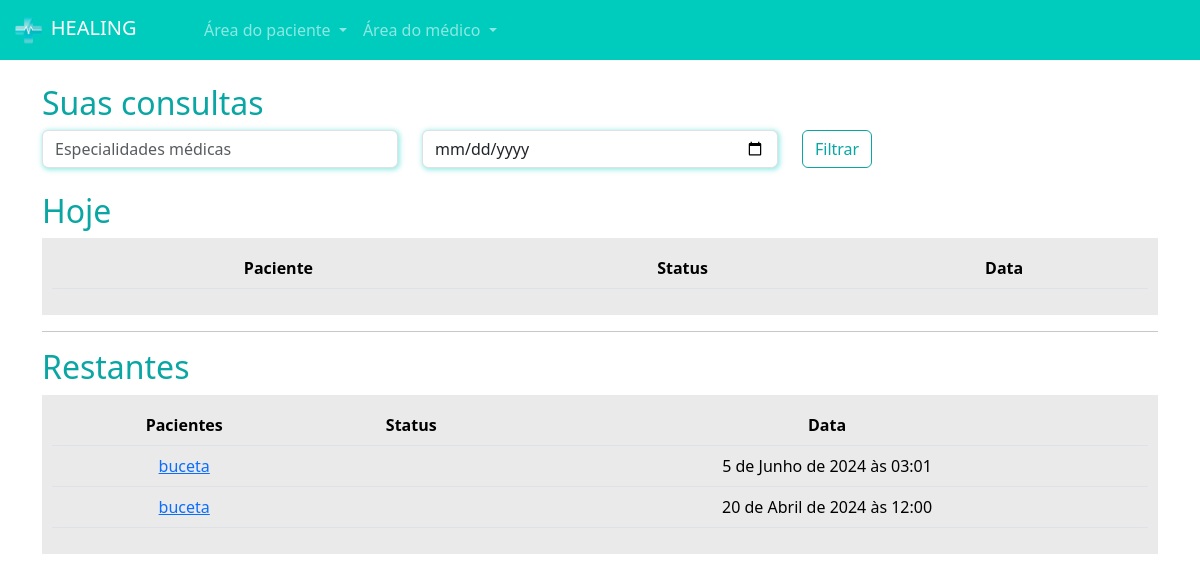
Page /medicos/consultas_medico/ (signed in) on the committed database.
### paciente/models.py (models this page shows, shortened)
class consulta(models.Model):
    status_choices =(
            ( 'A', 'Aguendada'),
            ( 'F', 'Finalizada'),
            ( 'C', 'Cancelada'),
            ( 'I', 'Iniciada'),
            ('AV', 'Avaliada'),
    )
    paciente = models.ForeignKey(User, on_delete=models.DO_NOTHING)
    data_aberta = models.ForeignKey(medico_datas, on_delete=models.DO_NOTHING)
    status = models.CharField(max_length=100)
    link = models.URLField(null=True, blank=True)

### medico/models.py (models this page shows)
class medico_datas(models.Model):
    data = models.DateTimeField()
    user = models.ForeignKey(User, on_delete=models.DO_NOTHING)
    agendado = models.BooleanField(default=False)

### medico/views.py (the view)
# urls.py: path('consultas_medico/', views.consultas_medico, name="consultas_medico"),
def consultas_medico(request):
    if not is_medico(request.user):
        messages.add_message(request, constants.WARNING, 'Voce não possui um cadastro medico')
        return redirect('/usuarios/sair')
    hoje = datetime.now().date()
    consultas_hoje = consulta
    consultas_hoje = consulta.objects.filter(data_aberta__user = request.user).filter(data_aberta__data__gte=hoje).filter(data_aberta__data__lt=hoje + timedelta(days=1))
    consultas_restantes = consulta.objects.exclude(id__in=consultas_hoje.values('id'))
    if request.method == 'GET':
       especialidades_filtrar = request.GET.get('especialidades')
       datas_filtrar = request.GET.get('datas')
       medicos = DadosMedico.objects.all()
       if especialidades_filtrar:
           especialidades = medicos.filter(especialidade_id__in=especialidades_filtrar)
       if datas_filtrar:
           medicos = medicos.filter(medico_datas__data__in=datas_filtrar)
       especialidades = Especialidades.objects.all()
    return render(request, 'consultas_medico.html', {'consultas_hoje': consultas_hoje, 'consultas_restantes': consultas_restantes, 'medicos': medicos, 'especialidades': especialidades, 'is_medico': is_medico(request.user)})

### medico/models.py (called while the page is built)
def is_medico(user):
    return DadosMedico.objects.filter(user=user).exists()

### medico/templates/consultas_medico.html (shortened to what this page needs)
{% extends "base.html" %}
{% load static %}
{% block 'head' %}
 <link rel="stylesheet" href="{% static 'medicos/css/abrir_horario.css' %}">
 <link rel="stylesheet" href="{% static 'usuarios/css/usuarios.css' %}">
 <link rel="stylesheet" href="{% static 'medicos/css/cadastro_medico.css' %}">
 <link rel="stylesheet" href="{% static 'pacientes/css/home.css' %}">
 <link rel="stylesheet" href="https://cdn.jsdelivr.net/npm/bootstrap-icons@1.11.3/font/bootstrap-icons.min.css">
{% endblock 'head' %}
{% block 'body' %}
{%include 'parcial/navbar.html' %}
 <div class="container">
 <br>
 <h2><span class="color-dark">Suas consultas</span></h2>
 <div class="row">
 <div class="col-md">
<form action="{% url  'consultas_medico' %}"  post="GET">
 <input type="text" name="especialidades" id="{{id.especialidade}}" class="form-control shadow-main-color" placeholder="Especialidades médicas">
 </div>
 <div class="col-md">
 <input type="date" name="data" id="" class="form-control shadow-main-color" placeholder="Data da consulta">
 </div>
 <div class="col-md">
 <input type="submit" value="Filtrar" class="btn btn-dark-color-outline">
 </div>
 </div>
 <br>
 <h2><span class="color-dark">Hoje</span></h2>
 <div class="list-minhas-consultas">
 <table class="table">
 <thead>
 <tr>
 <th scope="col">Paciente</th>
 <th scope="col">Status</th>
 <th scope="col">Data</th>
 </tr>
 </thead>
 </table>
 </div>
 <hr>
 <h2><span class="color-dark">Restantes</span></h2>
 <div class="list-minhas-consultas">
 <table class="table">
 <thead>
 <tr>
 <th scope="col">Pacientes</th>
 <th scope="col">Status</th>
 <th scope="col">Data</th>
 </tr>
 </thead>
 <tbody>
 {% for consulta in consultas_restantes %}
 <tr>
 <td><a href="">{{consulta.paciente}}</a></td>
 <td>{{consulta.get_status_display}}</td>
 <td>{{consulta.data_aberta.data}}</td>
 </tr>
 {% endfor %}
 </tbody>
 </table>
 </div>
 </div>
{% endblock 'body' %}

### templates/static/geral/css/base.css (style rules this page uses)
:root { --main-color: #00CCBE; --dark-color: #09A6A3; --contrast-color: #FFD686; }
.color-dark { color: var(--dark-color); }

### templates/static/usuarios/css/usuarios.css (style rules this page uses)
.btn-dark-color-outline { border: 1px solid var(--dark-color); color: var(--dark-color) }

### templates/static/medicos/css/cadastro_medico.css (style rules this page uses)
.shadow-main-color { box-shadow: 1px 1px 5px 1px rgba(0, 204, 190,.4); }

### templates/static/pacientes/css/home.css (style rules this page uses)
table { border-collapse: collapse !important; width: 100%; }
th, td { padding: 8px; text-align: center; background-color: #EAEAEA !important; }
th { background-color: #EAEAEA; }
.list-minhas-consultas { background-color: #EAEAEA; padding: 10px; }

### rows in the picture
consulta: paciente "buceta", data_aberta.data "5 de Junho de 2024 às 03:01"
consulta: paciente "buceta", data_aberta.data "20 de Abril de 2024 às 12:00"
